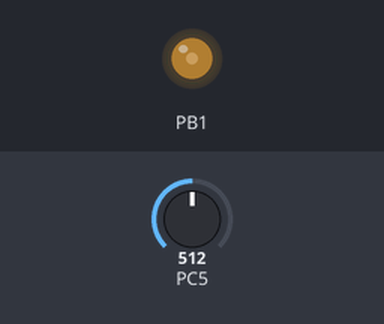
Bench run of a program on a simulated ATmega328P, built with avr-gcc and emulated at 16 MHz. Shown: output pins drawn as LEDs (lit = HIGH). The inputs (shaded band) are chosen by the test bench; at power-on: PC5 = 512. What the program prints to the serial monitor is not drawn.

Above: at 1.2 s.
1.3 s: PC5 set to 306
At 4.1 s:
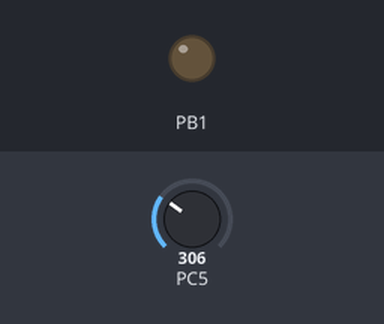
4.3 s: PC5 set to 122
At 6.49 s:
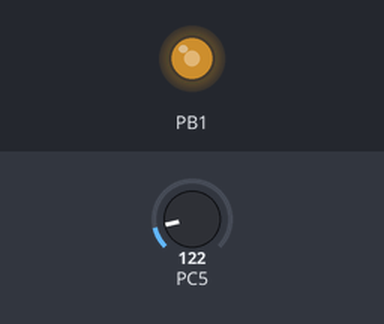
7.3 s: PC5 set to 0
At 8.2 s:
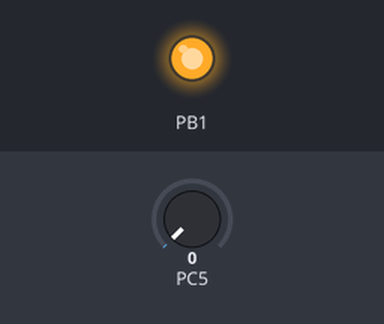
Timing chart, 0 to 12.5 s (numbered marks = the images above; inputs shaded):
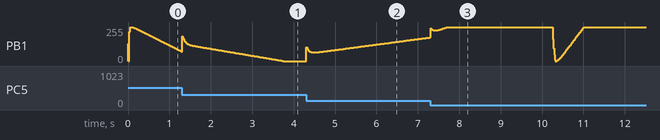

The program:

main.c
```c
#include <avr/io.h>
#include "ADC5ext.h"
#define F_CPU 16000000UL     // Frecuencia del microcontrolador  16 MHz
#include <util/delay.h>
#define BAUD 90000
#define MYUBRR F_CPU/16/BAUD-1
#include <stdint.h>
#include <avr/interrupt.h>
#include "ADC5ext.h"
#include "PWM2.h"
#include "PWMCTC.h"
#define ms 70
#define referencia1 1.0f
#define referencia2 4.0f
#define tiempo_cambio_ref 625                      // tiempo en el que cambio de ref1 a ref2
#define tiempo_perturbacion_salida_actuador 1250   // tiempo en el que se simula perturbacion en el actuador
// el tiempo se calcula como el numero que se escoge ultiplicado 16ms que es la velocidad de muestreo actual


//nombre = instante actual, nombre1 = instante n-1; nombre2 = instante n-2;
volatile float ref_p, ref_p1, ref_p2;
volatile float reff, ref1, ref2, refff;
volatile float actuadorr, actuadorr1, actuadorr2 ;
volatile float errorr, error1, error2;
volatile float medicion_planta;  // salida medida (V)
volatile int16_t count = 0;
volatile int8_t flag_ref = 0;    //flag para cambio de referencia
volatile int8_t flag_pert_a = 0; //flag perturbacion actuador

//flag para activar cuentas del controlador
volatile uint8_t sample_flag = 0;

void iniciar_uart(unsigned int ubrr) {
	// Configurar baudrate
	UBRR0H = (unsigned char)(ubrr >> 8);
	UBRR0L = (unsigned char)ubrr;
	// Habilitar transmisión
	UCSR0B = (1 << TXEN0);
	// Configurar frame: 8 bits de datos, 1 bit de stop
	UCSR0C = (1 << UCSZ01) | (1 << UCSZ00);
}

void transmitir_uart(unsigned char data) {
	// Esperar a que el buffer esté vacío
	while (!(UCSR0A & (1 << UDRE0)));
	// Cargar dato en el registro de transmisión
	UDR0 = data;
}

void enviar_unsigned_int(unsigned int value) {
	if (value > 1023) value = 1023; // limitar a 10 bits (el adc es de 10bits)

	// Lo enviamos en dos bytes (LSB primero, luego MSB)
	unsigned char lowByte = value & 0xFF;         // 8 bits bajos
	unsigned char highByte = (value >> 8) & 0x03; // solo 2 bits altos

	transmitir_uart(lowByte);
	transmitir_uart(highByte);
}

ISR(TIMER2_COMPA_vect)
{
	count++;
	if(count == tiempo_cambio_ref){
		flag_ref = 1 - flag_ref;
	}
	if(count == tiempo_perturbacion_salida_actuador){
		flag_pert_a = 1 - flag_pert_a;
		count = 0;
	}

	sample_flag = 1;
}

int main(void) {
	iniciar_uart(MYUBRR);
	iniciar_ADC();

	PRR = 0x00;   // enciende TODOS los periféricos
	//establece frecuencia de muestreo, actualmente 61Hz
	uint16_t prescaler = 1024;
	uint8_t ocr = 255;


	//INT_init();
	iniciar_ADC();
	iniciar_PWM();
	iniciar_Timer2_CTC(prescaler, ocr);

	// Inicializar estados en 0
	ref_p = ref_p1 = ref_p2 = 0.0;

	// modificar referencia de 0 a 5V
	refff = referencia1;

	reff = ref1 = ref2 = 0.0;
	actuadorr = actuadorr1 = actuadorr2 = 0.0;
	errorr = error1 = error2 = 0.0;

	sei(); // habilitar interrupciones
	while (1) {
		if (sample_flag) {
			sample_flag = 0;
			// hago todo lo del controlador aca
			if (flag_ref == 1)
			{
				//modificar a gusto para ver cambio hacia otra referencia
				refff = referencia2;
			}
			else
			{
				refff = referencia1;
			}

			// actualizo valores de referencia
			ref2 = ref1;
			ref1 = reff;
			reff = refff;

			//calculo la referencia filtrada

			ref_p2 = ref_p1;
			ref_p1 = ref_p;
			ref_p = 1.86241296757111f * ref_p1 - 0.86595932147822273f * ref_p2
			+ 0.293912463935067f * reff - 0.557492177183427f * ref1 + 0.267098893499521f * ref2;


			//saturacion de la referencia de 0 a 5V

			if(ref_p > 5.0){
				ref_p = 5.0;
			}
			else if (ref_p < 0.0){
				ref_p = 0.0;
			}


			// mido la salida
			medicion_planta = leer_adc();
			enviar_unsigned_int(medicion_planta);
			medicion_planta = (medicion_planta * 5.0 / 1023.0);


			//señal de error

			error2 = error1;
			error1 = errorr;
			errorr = ref_p - medicion_planta;

			//calculo señal de control

			actuadorr2 = actuadorr1;
			actuadorr1 = actuadorr;
			actuadorr = 1.7596 * actuadorr1 - 0.7596 * actuadorr2
			+ 2.264 * errorr - 4.217 * error1 + 1.961 * error2;


			// Limitación de actuador (0..5 V)
			if (actuadorr < 0.0) actuadorr = 0.0;
			if (actuadorr > 5.0) actuadorr = 5.0;


			// Aplicar al PWM
			if (flag_pert_a){
				//con este flag activado, entra perturbacion a la salida del actuador
				actuador(actuadorr + 0.5);
			}
			else{
				actuador(actuadorr);
			}

		}
	}

	return 0;
}
```

ADC5ext.c
```c
#include "ADC5ext.h"
#include <avr/io.h>
#include <stdint.h>

void iniciar_ADC(void){

	ADMUX = (1 << REFS0) | (5 << MUX0);  //Vcc interna como referencia

	DIDR0 |= (1 << ADC5D);

	// Habilitar ADC y prescaler 128 -> AD clock = 16MHz/128 = 125kHz
	ADCSRA = (1 << ADEN) | (1 << ADPS2) | (1 << ADPS1) | (1 << ADPS0);
}

uint16_t leer_adc(void){
	// Iniciar conversión (canal ya seleccionado)
	ADCSRA |= (1 << ADSC);

	while (ADCSRA & (1 << ADSC)); // esperar fin

	return ADC;
}
```

ADC5ext.h
```c
#ifndef ADC5ext
#define ADC5ext
#include <avr/io.h>
#include <stdint.h>


void iniciar_ADC(void);
uint16_t leer_adc(void);

#endif
```

PWM2.c
```c
#include "PWM2.h"
#include <stdint.h>
#include <avr/io.h>
#define ICR1_TOP 15999
#define PWM_MAX ICR1_TOP

void iniciar_PWM (void){
	DDRB |= (1 << PB1);   // OC1A (PB1, pin 9) salida

	// Fast PWM, TOP = ICR1 (modo 14)
	TCCR1A = (1 << WGM11);
	TCCR1B = (1 << WGM13) | (1 << WGM12);

	// No-inverting mode en OC1A
	TCCR1A |= (1 << COM1A1);

	// TOP = 15999 ? periodo = 1 kHz
	ICR1 = ICR1_TOP;

	// Duty inicial 50%
	OCR1A = (ICR1_TOP + 1)/2;   // 50% de 16000 = 8000

	// Prescaler = 1
	TCCR1B |= (1 << CS10);
}
void actuador(float a){
	// a es valor en voltios (0..5). Escalamos a PWM [0..PWM_MAX]
	if (a < 0.0f) a = 0.0f;
	if (a > 5.0f) a = 5.0f;
	uint16_t pwm = (uint16_t)((a / 5.0) * (float)PWM_MAX);
	OCR1A = pwm;
}
```

PWM2.h
```c
#ifndef PWM2
#define PWM2
#include <avr/io.h>
#include <stdint.h>


void iniciar_PWM (void);
void actuador(float a);

#endif 
```

PWMCTC.c
```c
#include <avr/io.h>
#include <stdint.h>

void iniciar_Timer2_CTC(uint16_t prescaler, uint8_t ocr)
{
	// Modo CTC: WGM22:0 = 010
	TCCR2A = (1 << WGM21);
	TCCR2B = 0;  // WGM22 = 0

	// Limpio prescaler
	TCCR2B &= ~((1 << CS22) | (1 << CS21) | (1 << CS20));

	// Seteo el prescaler elegido
	switch (prescaler) {
		case 1:    TCCR2B |= (1 << CS20); break;
		case 8:    TCCR2B |= (1 << CS21); break;
		case 32:   TCCR2B |= (1 << CS21) | (1 << CS20); break;
		case 64:   TCCR2B |= (1 << CS22); break;
		case 128:  TCCR2B |= (1 << CS22) | (1 << CS20); break;
		case 256:  TCCR2B |= (1 << CS22) | (1 << CS21); break;
		case 1024: TCCR2B |= (1 << CS22) | (1 << CS21) | (1 << CS20); break;
		default:   TCCR2B |= (1 << CS22); break; // default = 64
	}

	// habilitar interrupción compare match A
	TIMSK2 |= (1 << OCIE2A);

	OCR2A = ocr;
}
```

PWMCTC.h
```c
#ifndef PWMCTC
#define PWMCTC
#include <avr/io.h>
#include <stdint.h>

void iniciar_Timer2_CTC(uint16_t prescaler, uint8_t ocr);

#endif
```
